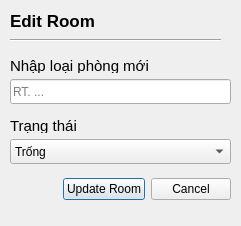
<?xml version="1.0" encoding="UTF-8"?>
<ui version="4.0">
 <class>Editroom</class>
 <widget class="QDialog" name="Editroom">
  <property name="geometry">
   <rect>
    <x>0</x>
    <y>0</y>
    <width>241</width>
    <height>226</height>
   </rect>
  </property>
  <property name="windowTitle">
   <string>Edit Room</string>
  </property>
  <widget class="Line" name="line">
   <property name="geometry">
    <rect>
     <x>10</x>
     <y>30</y>
     <width>211</width>
     <height>20</height>
    </rect>
   </property>
   <property name="orientation">
    <enum>Qt::Orientation::Horizontal</enum>
   </property>
  </widget>
  <widget class="QLabel" name="label_3">
   <property name="geometry">
    <rect>
     <x>10</x>
     <y>10</y>
     <width>161</width>
     <height>21</height>
    </rect>
   </property>
   <property name="font">
    <font>
     <pointsize>13</pointsize>
     <bold>true</bold>
    </font>
   </property>
   <property name="text">
    <string>Edit Room</string>
   </property>
  </widget>
  <widget class="QWidget" name="">
   <property name="geometry">
    <rect>
     <x>10</x>
     <y>50</y>
     <width>221</width>
     <height>161</height>
    </rect>
   </property>
   <layout class="QVBoxLayout" name="verticalLayout_3">
    <item>
     <layout class="QVBoxLayout" name="verticalLayout">
      <item>
       <widget class="QLabel" name="label">
        <property name="maximumSize">
         <size>
          <width>16777215</width>
          <height>15</height>
         </size>
        </property>
        <property name="font">
         <font>
          <pointsize>11</pointsize>
         </font>
        </property>
        <property name="text">
         <string>Nhập loại phòng mới</string>
        </property>
       </widget>
      </item>
      <item>
       <widget class="QLineEdit" name="newRT">
        <property name="minimumSize">
         <size>
          <width>0</width>
          <height>25</height>
         </size>
        </property>
        <property name="placeholderText">
         <string>RT. ...</string>
        </property>
       </widget>
      </item>
     </layout>
    </item>
    <item>
     <layout class="QVBoxLayout" name="verticalLayout_2">
      <item>
       <widget class="QLabel" name="label_2">
        <property name="maximumSize">
         <size>
          <width>16777215</width>
          <height>15</height>
         </size>
        </property>
        <property name="font">
         <font>
          <pointsize>11</pointsize>
         </font>
        </property>
        <property name="text">
         <string>Trạng thái</string>
        </property>
       </widget>
      </item>
      <item>
       <widget class="QComboBox" name="comboBox">
        <property name="minimumSize">
         <size>
          <width>0</width>
          <height>25</height>
         </size>
        </property>
        <item>
         <property name="text">
          <string>Trống</string>
         </property>
        </item>
        <item>
         <property name="text">
          <string>Đang bảo trì</string>
         </property>
        </item>
       </widget>
      </item>
     </layout>
    </item>
    <item>
     <layout class="QHBoxLayout" name="horizontalLayout_2">
      <item>
       <spacer name="horizontalSpacer">
        <property name="orientation">
         <enum>Qt::Orientation::Horizontal</enum>
        </property>
        <property name="sizeHint" stdset="0">
         <size>
          <width>40</width>
          <height>20</height>
         </size>
        </property>
       </spacer>
      </item>
      <item>
       <layout class="QHBoxLayout" name="horizontalLayout">
        <item>
         <widget class="QPushButton" name="Updateroombtn">
          <property name="minimumSize">
           <size>
            <width>55</width>
            <height>18</height>
           </size>
          </property>
          <property name="styleSheet">
           <string notr="true">QPushButton{
/background-color: #34D481;
/color:white;
/border:none;
/border-radius: 8px;
/font-weight:bold;
/font-size: 10px;
}</string>
          </property>
          <property name="text">
           <string>Update Room</string>
          </property>
          <property name="checkable">
           <bool>true</bool>
          </property>
         </widget>
        </item>
        <item>
         <widget class="QPushButton" name="pushButton_2">
          <property name="minimumSize">
           <size>
            <width>18</width>
            <height>18</height>
           </size>
          </property>
          <property name="styleSheet">
           <string notr="true">QPushButton{
/background-color: #585858;
/color:white;
/border:none;
/border-radius: 8px;
/font-weight:bold;
/font-size: 10px;
}</string>
          </property>
          <property name="text">
           <string>Cancel</string>
          </property>
          <property name="checkable">
           <bool>true</bool>
          </property>
         </widget>
        </item>
       </layout>
      </item>
     </layout>
    </item>
   </layout>
  </widget>
 </widget>
 <resources/>
 <connections>
  <connection>
   <sender>pushButton_2</sender>
   <signal>toggled(bool)</signal>
   <receiver>Editroom</receiver>
   <slot>close()</slot>
   <hints>
    <hint type="sourcelabel">
     <x>217</x>
     <y>148</y>
    </hint>
    <hint type="destinationlabel">
     <x>214</x>
     <y>184</y>
    </hint>
   </hints>
  </connection>
 </connections>
</ui>
